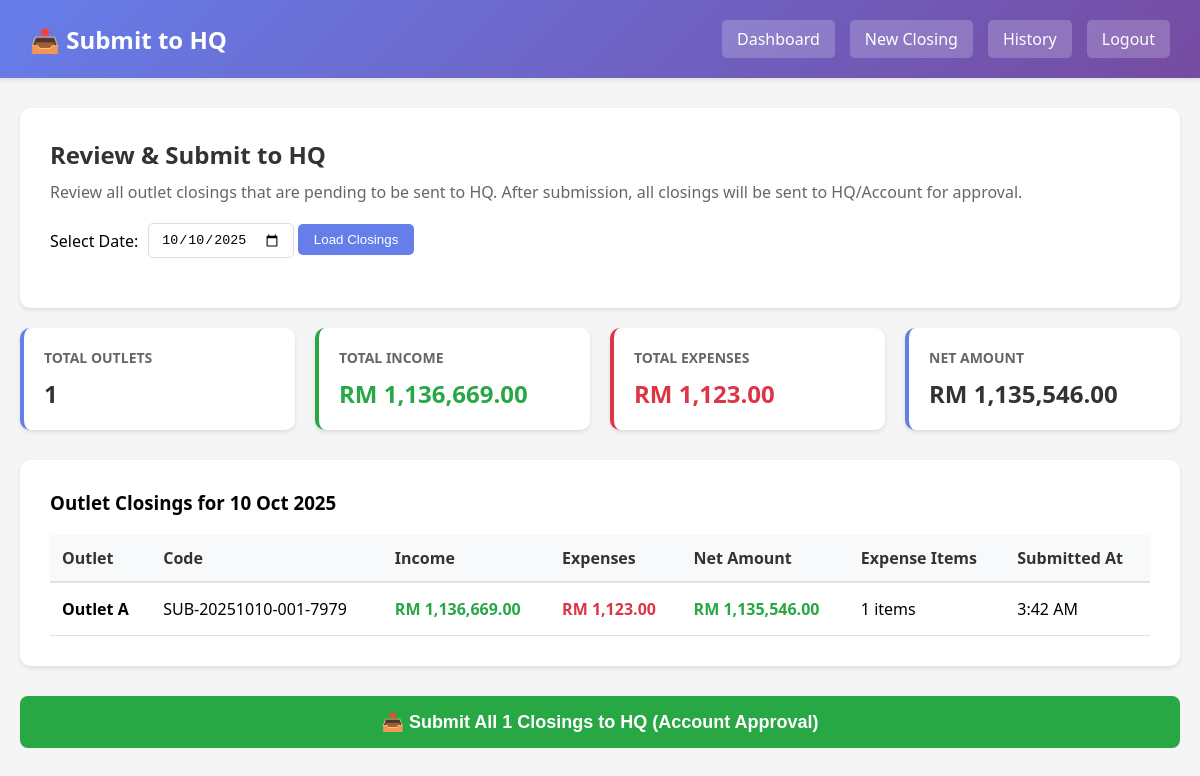
The app's page /views/manager/submit_to_hq.php?date=2025-10-10 (signed in) with its own data.
### tables this page shows
CREATE TABLE `daily_submissions` (
  `id` int(11) UNSIGNED NOT NULL,
  `submission_code` varchar(50) NOT NULL,
  `batch_code` varchar(50) DEFAULT NULL,
  `outlet_id` int(11) UNSIGNED NOT NULL,
  `manager_id` int(11) UNSIGNED NOT NULL,
  `submission_date` date NOT NULL,
  `berhad_sales` decimal(15,2) NOT NULL DEFAULT 0.00,
  `mp_coba_sales` decimal(15,2) NOT NULL DEFAULT 0.00,
  `mp_perdana_sales` decimal(15,2) NOT NULL DEFAULT 0.00,
  `market_sales` decimal(15,2) NOT NULL DEFAULT 0.00,
  `total_income` decimal(15,2) NOT NULL DEFAULT 0.00,
  `total_expenses` decimal(15,2) NOT NULL DEFAULT 0.00,
  `net_amount` decimal(15,2) NOT NULL DEFAULT 0.00,
  `status` enum('draft','submitted','pending','verified','rejected','revised') NOT NULL DEFAULT 'draft',
  `verified_by` int(11) UNSIGNED DEFAULT NULL,
  `verified_at` datetime DEFAULT NULL,
  `submitted_to_hq_at` datetime DEFAULT NULL,
  `rejection_reason` text DEFAULT NULL,
  `notes` text DEFAULT NULL,
  `created_at` timestamp NOT NULL DEFAULT current_timestamp(),
  `updated_at` timestamp NOT NULL DEFAULT current_timestamp() ON UPDATE current_timestamp()
);

CREATE TABLE `outlets` (
  `id` int(11) UNSIGNED NOT NULL,
  `outlet_code` varchar(20) NOT NULL,
  `outlet_name` varchar(100) NOT NULL,
  `location` varchar(255) DEFAULT NULL,
  `manager_id` int(11) UNSIGNED NOT NULL,
  `status` enum('active','inactive') NOT NULL DEFAULT 'active',
  `created_at` timestamp NOT NULL DEFAULT current_timestamp(),
  `updated_at` timestamp NOT NULL DEFAULT current_timestamp() ON UPDATE current_timestamp()
);

### includes/auth.php (called while the page is built, shortened)
<?php
function isLoggedIn() {
    return isset($_SESSION['logged_in']) && $_SESSION['logged_in'] === true;
}
function getCurrentUser() {
    return [
        'id'    => $_SESSION['user_id'] ?? null,
        'name'  => $_SESSION['user_name'] ?? '',
        'email' => $_SESSION['user_email'] ?? '',
        'role'  => $_SESSION['user_role'] ?? ''
    ];
}
?>

### includes/db.php (called while the page is built, shortened)
<?php
function getDB() {
    static $pdo = null;
    if ($pdo === null) {
        try {
            $dsn = sprintf(
                'mysql:host=%s;dbname=%s;charset=%s',
                DB_HOST,
                DB_NAME,
                DB_CHARSET
            );
            $options = [
                PDO::ATTR_ERRMODE            => PDO::ERRMODE_EXCEPTION,
                PDO::ATTR_DEFAULT_FETCH_MODE => PDO::FETCH_ASSOC,
                PDO::ATTR_EMULATE_PREPARES   => false,
                PDO::ATTR_PERSISTENT         => false,
                PDO::MYSQL_ATTR_USE_BUFFERED_QUERY => true
            ];
            $pdo = new PDO($dsn, DB_USER, DB_PASS, $options);
        } catch (PDOException $e) {
            error_log('Database connection failed: ' . $e->getMessage());
            if (APP_ENV === 'development') {
                die('Database connection failed: ' . htmlspecialchars($e->getMessage()));
            } else {
                die('Database connection failed. Please contact support.');
            }
        }
    }
    return $pdo;
}
function dbQuery($sql, $params = []) {
    try {
        $pdo = getDB();
        $stmt = $pdo->prepare($sql);
        $stmt->execute($params);
        return $stmt;
    } catch (PDOException $e) {
        error_log('Query failed: ' . $e->getMessage());
        error_log('SQL: ' . $sql);
        error_log('Params: ' . print_r($params, true));
        if (defined('APP_ENV') && APP_ENV === 'development') {
            echo "<div style='background:#fee; color:#c33; padding:15px; margin:10px; border:1px solid #fcc;'>";
            echo "<strong>Database Query Error:</strong><br>";
            echo htmlspecialchars($e->getMessage()) . "<br><br>";
            echo "<strong>SQL:</strong> " . htmlspecialchars($sql) . "<br>";
            echo "<strong>Params:</strong> " . htmlspecialchars(print_r($params, true));
            echo "</div>";
        }
        return false;
    }
}
function dbFetchAll($sql, $params = []) {
    $stmt = dbQuery($sql, $params);
    return $stmt ? $stmt->fetchAll() : false;
}
?>

### views/manager/submit_to_hq.php (the view, shortened to what this page needs)
<?php
$user = getCurrentUser();
$selectedDate = $_GET['date'] ?? date('Y-m-d');
$draftSubmissions = dbFetchAll("
    SELECT
        ds.*,
        o.outlet_name,
        o.outlet_code,
        (SELECT COUNT(*) FROM expenses WHERE submission_id = ds.id) as expense_count
    FROM daily_submissions ds
    INNER JOIN outlets o ON ds.outlet_id = o.id
    WHERE ds.manager_id = :manager_id
    AND ds.submission_date = :date
    AND ds.status = 'draft'
    ORDER BY o.outlet_name
", ['manager_id' => $user['id'], 'date' => $selectedDate]);
$totalIncome = 0;
$totalExpenses = 0;
$totalNet = 0;
foreach ($draftSubmissions as $sub) {
    $totalIncome += $sub['total_income'];
    $totalExpenses += $sub['total_expenses'];
    $totalNet += $sub['net_amount'];
}
?>
<!DOCTYPE html>
<html lang="en">
<head>
</head>
<body>
    <div class="header">
        <div class="header-content">
            <h1>📤 Submit to HQ</h1>
            <div class="header-nav">
                <a href="dashboard.php">Dashboard</a>
                <a href="submit_expenses.php">New Closing</a>
                <a href="view_history.php">History</a>
                <a href="/my_site/auth/logout.php">Logout</a>
            </div>
        </div>
    </div>
    <div class="container">
        <div class="page-header">
            <h2>Review & Submit to HQ</h2>
            <p>Review all outlet closings that are pending to be sent to HQ. After submission, all closings will be sent to HQ/Account for approval.</p>
            <div class="date-selector">
                <label>Select Date:</label>
                <form method="GET">
                    <input type="date" name="date" value="<?php echo htmlspecialchars($selectedDate); ?>">
                    <button type="submit">Load Closings</button>
                </form>
            </div>
        </div>
        <?php if (empty($draftSubmissions)): ?>
            <div class="empty-state">
                <h3>No Pending Closings for <?php echo date('d M Y', strtotime($selectedDate)); ?></h3>
                <p>All outlet closings must be submitted individually first before you can send them to HQ. Pending closings will appear here.</p>
                <a href="submit_expenses.php" class="btn-primary">Submit Outlet Closing</a>
                <div style="margin-top: 30px; padding-top: 30px; border-top: 2px solid #f0f0f0;">
                    <p style="color: #999; font-size: 13px;">
                        <strong>Debug Info:</strong><br>
                        Looking for submissions with:<br>
                        - Manager ID: <?php echo $user['id']; ?><br>
                        - Date: <?php echo $selectedDate; ?><br>
                        - Status: 'draft'<br>
                        <?php
                        $allSubs = dbFetchAll("
                            SELECT submission_date, status, COUNT(*) as count
                            FROM daily_submissions
                            WHERE manager_id = :manager_id
                            GROUP BY submission_date, status
                            ORDER BY submission_date DESC
                        ", ['manager_id' => $user['id']]);
                        if (!empty($allSubs)) {
                            echo "<br>Found submissions:<br>";
                            foreach ($allSubs as $s) {
                                echo "- Date: {$s['submission_date']}, Status: {$s['status']}, Count: {$s['count']}<br>";
                            }
                        } else {
                            echo "<br>No submissions found at all for this manager.";
                        }
                        ?>
                    </p>
                </div>
            </div>
        <?php else: ?>
            <div class="summary-grid">
                <div class="summary-card">
                    <h3>Total Outlets</h3>
                    <div class="value"><?php echo count($draftSubmissions); ?></div>
                </div>
                <div class="summary-card income">
                    <h3>Total Income</h3>
                    <div class="value">RM <?php echo number_format($totalIncome, 2); ?></div>
                </div>
                <div class="summary-card expenses">
                    <h3>Total Expenses</h3>
                    <div class="value">RM <?php echo number_format($totalExpenses, 2); ?></div>
                </div>
                <div class="summary-card">
                    <h3>Net Amount</h3>
                    <div class="value <?php echo $totalNet >= 0 ? 'positive' : 'negative'; ?>">
                        RM <?php echo number_format($totalNet, 2); ?>
                    </div>
                </div>
            </div>
            <div class="submissions-table">
                <h3 style="margin-bottom: 20px;">Outlet Closings for <?php echo date('d M Y', strtotime($selectedDate)); ?></h3>
                <table>
                    <thead>
                        <tr>
                            <th>Outlet</th>
                            <th>Code</th>
                            <th>Income</th>
                            <th>Expenses</th>
                            <th>Net Amount</th>
                            <th>Expense Items</th>
                            <th>Submitted At</th>
                        </tr>
                    </thead>
                    <tbody>
                        <?php foreach ($draftSubmissions as $sub): ?>
                            <tr>
                                <td><strong><?php echo htmlspecialchars($sub['outlet_name']); ?></strong></td>
                                <td><?php echo htmlspecialchars($sub['submission_code']); ?></td>
                                <td class="amount positive">RM <?php echo number_format($sub['total_income'], 2); ?></td>
                                <td class="amount negative">RM <?php echo number_format($sub['total_expenses'], 2); ?></td>
                                <td class="amount <?php echo $sub['net_amount'] >= 0 ? 'positive' : 'negative'; ?>">
                                    RM <?php echo number_format($sub['net_amount'], 2); ?>
                                </td>
                                <td><?php echo $sub['expense_count']; ?> items</td>
                                <td><?php echo date('g:i A', strtotime($sub['created_at'])); ?></td>
                            </tr>
                        <?php endforeach; ?>
                    </tbody>
                </table>
            </div>
            <form method="POST" onsubmit="return confirm('Are you sure you want to submit all <?php echo count($draftSubmissions); ?> outlet closings to HQ? Once submitted, all closings will be pending account approval. This action cannot be undone.');">
                <button type="submit" name="submit_to_hq" class="btn-submit-hq">
                    📤 Submit All <?php echo count($draftSubmissions); ?> Closings to HQ (Account Approval)
                </button>
            </form>
        <?php endif; ?>
    </div>
</body>
</html>

### views/manager/submit_to_hq.php (style rules this page uses)
* { margin: 0; padding: 0; box-sizing: border-box; }
body { font-family: 'Segoe UI', Tahoma, Geneva, Verdana, sans-serif; background-color: #f5f5f5; }
.header { background: linear-gradient(135deg, #667eea 0%, #764ba2 100%); color: white; padding: 20px 30px; box-shadow: 0 2px 4px rgba(0,0,0,0.1); }
.header-content { max-width: 1400px; margin: 0 auto; display: flex; justify-content: space-between; align-items: center; }
.header h1 { font-size: 24px; }
.header-nav { display: flex; gap: 15px; }
.header-nav a { color: white; text-decoration: none; padding: 8px 15px; border-radius: 5px; background: rgba(255,255,255,0.2); transition: background 0.3s; }
.container { max-width: 1400px; margin: 30px auto; padding: 0 20px; }
.page-header { background: white; padding: 30px; border-radius: 10px; margin-bottom: 20px; box-shadow: 0 2px 4px rgba(0,0,0,0.1); }
.page-header h2 { color: #333; margin-bottom: 10px; }
.page-header p { color: #666; }
.date-selector { margin: 20px 0; display: flex; gap: 10px; align-items: center; }
.date-selector input { padding: 8px 12px; border: 1px solid #ddd; border-radius: 5px; }
.date-selector button { padding: 8px 16px; background: #667eea; color: white; border: none; border-radius: 5px; cursor: pointer; }
.summary-grid { display: grid; grid-template-columns: repeat(auto-fit, minmax(200px, 1fr)); gap: 20px; margin-bottom: 30px; }
.summary-card { background: white; padding: 20px; border-radius: 10px; box-shadow: 0 2px 4px rgba(0,0,0,0.1); border-left: 4px solid #667eea; }
.summary-card h3 { font-size: 14px; color: #666; margin-bottom: 10px; text-transform: uppercase; }
.summary-card .value { font-size: 24px; font-weight: 700; color: #333; }
.summary-card.income { border-left-color: #28a745; }
.summary-card.income .value { color: #28a745; }
.summary-card.expenses { border-left-color: #dc3545; }
.summary-card.expenses .value { color: #dc3545; }
.submissions-table { background: white; border-radius: 10px; padding: 30px; box-shadow: 0 2px 4px rgba(0,0,0,0.1); margin-bottom: 30px; }
table { width: 100%; border-collapse: collapse; }
th { background: #f8f9fa; padding: 12px; text-align: left; font-weight: 600; color: #333; border-bottom: 2px solid #dee2e6; }
td { padding: 15px 12px; border-bottom: 1px solid #dee2e6; }
.btn-submit-hq { width: 100%; padding: 15px; background: #28a745; color: white; border: none; border-radius: 8px; font-size: 18px; font-weight: 600; cursor: pointer; transition: background 0.3s; }
.amount { font-weight: 600; }
.amount.positive { color: #28a745; }
.amount.negative { color: #dc3545; }

### records on screen
daily_submissions: outlet.outlet_name "Outlet A", submission_code "SUB-20251010-001-7979", total_income "1,136,669.00", total_expenses "1,123.00", net_amount "1,135,546.00", expense_count "1", created_at "3:42 AM"

### other values on screen
count($draftSubmissions) "1"
$totalIncome "1,136,669.00"
$totalExpenses "1,123.00"
$totalNet "1,135,546.00"
